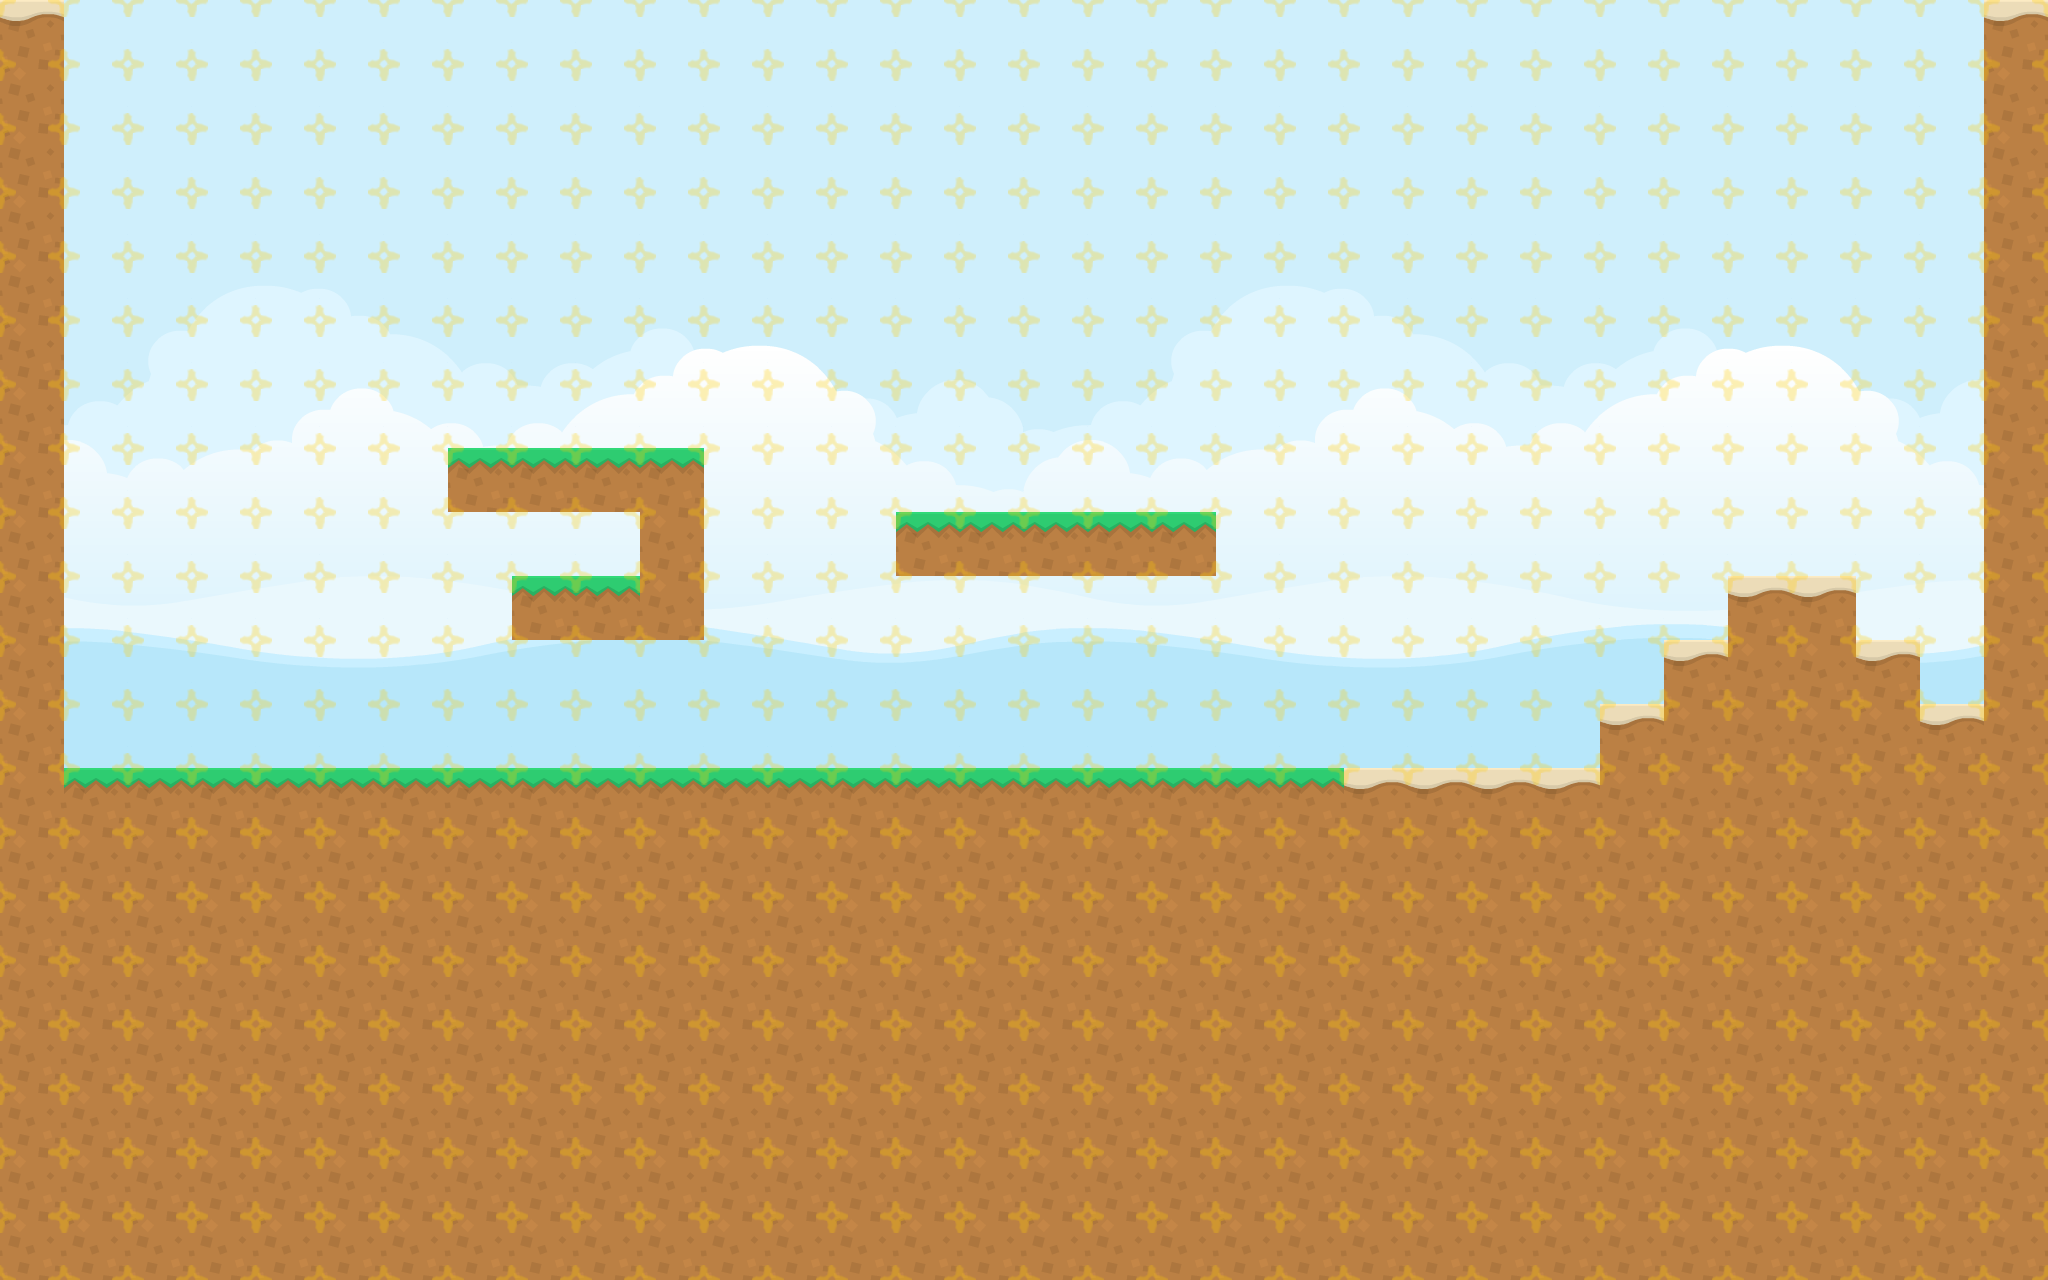

A 2D game scene composited from a Tiled map and its tileset images. What follows is a short description and the map's XML, with every tile layer's data as written:
An orthogonal 32x20 tile map with 64x64 px tiles, 2 tile layers (Terrain Layer, Outline Layer), 4 image layers.

<map version="1.9" tiledversion="1.9.2" orientation="orthogonal" renderorder="right-down" width="32" height="20" tilewidth="64" tileheight="64" infinite="0" nextlayerid="12" nextobjectid="1">
 <tileset firstgid="1" source="../content/BalloonBuddyTiles.tsx" />
 <group id="11" name="Background">
  <imagelayer id="5" name="BackgroundUpper1" locked="1" tintcolor="#ffffff" offsetx="0" offsety="-500">
   <image source="../content/backgroundEmpty.png" width="1024" height="1024" />
  </imagelayer>
  <imagelayer id="3" name="Background1" locked="1" tintcolor="#ffffff">
   <image source="../content/backgroundEmpty.png" width="1024" height="1024" />
  </imagelayer>
  <imagelayer id="10" name="BackgroundUpper2" locked="1" tintcolor="#ffffff" offsetx="1023.5" offsety="-500">
   <image source="../content/backgroundEmpty.png" width="1024" height="1024" />
  </imagelayer>
  <imagelayer id="8" name="Background2" locked="1" tintcolor="#ffffff" offsetx="1023.5" offsety="0">
   <image source="../content/backgroundEmpty.png" width="1024" height="1024" />
  </imagelayer>
 </group>
 <layer id="1" name="Terrain Layer" width="32" height="20">
  <data encoding="csv">
4,0,0,0,0,0,0,0,0,0,0,0,0,0,0,0,0,0,0,0,0,0,0,0,0,0,0,0,0,0,0,4,
7,0,0,0,0,0,0,0,0,0,0,0,0,0,0,0,0,0,0,0,0,0,0,0,0,0,0,0,0,0,0,7,
7,0,0,0,0,0,0,0,0,0,0,0,0,0,0,0,0,0,0,0,0,0,0,0,0,0,0,0,0,0,0,7,
7,0,0,0,0,0,0,0,0,0,0,0,0,0,0,0,0,0,0,0,0,0,0,0,0,0,0,0,0,0,0,7,
7,0,0,0,0,0,0,0,0,0,0,0,0,0,0,0,0,0,0,0,0,0,0,0,0,0,0,0,0,0,0,7,
7,0,0,0,0,0,0,0,0,0,0,0,0,0,0,0,0,0,0,0,0,0,0,0,0,0,0,0,0,0,0,7,
7,0,0,0,0,0,0,0,0,0,0,0,0,0,0,0,0,0,0,0,0,0,0,0,0,0,0,0,0,0,0,7,
7,0,0,0,0,0,0,3,3,3,3,0,0,0,0,0,0,0,0,0,0,0,0,0,0,0,0,0,0,0,0,7,
7,0,0,0,0,0,0,0,0,0,7,0,0,0,3,3,3,3,3,0,0,0,0,0,0,0,0,0,0,0,0,7,
7,0,0,0,0,0,0,0,3,3,7,0,0,0,0,0,0,0,0,0,0,0,0,0,0,0,0,4,4,0,0,7,
7,0,0,0,0,0,0,0,0,0,0,0,0,0,0,0,0,0,0,0,0,0,0,0,0,0,4,7,7,4,0,7,
7,0,0,0,0,0,0,0,0,0,0,0,0,0,0,0,0,0,0,0,0,0,0,0,0,4,7,7,7,7,4,7,
7,3,3,3,3,3,3,3,3,3,3,3,3,3,3,3,3,3,3,3,3,4,4,4,4,7,7,7,7,7,7,7,
7,7,7,7,7,7,7,7,7,7,7,7,7,7,7,7,7,7,7,7,7,7,7,7,7,7,7,7,7,7,7,7,
7,7,7,7,7,7,7,7,7,7,7,7,7,7,7,7,7,7,7,7,7,7,7,7,7,7,7,7,7,7,7,7,
7,7,7,7,7,7,7,7,7,7,7,7,7,7,7,7,7,7,7,7,7,7,7,7,7,7,7,7,7,7,7,7,
7,7,7,7,7,7,7,7,7,7,7,7,7,7,7,7,7,7,7,7,7,7,7,7,7,7,7,7,7,7,7,7,
7,7,7,7,7,7,7,7,7,7,7,7,7,7,7,7,7,7,7,7,7,7,7,7,7,7,7,7,7,7,7,7,
7,7,7,7,7,7,7,7,7,7,7,7,7,7,7,7,7,7,7,7,7,7,7,7,7,7,7,7,7,7,7,7,
7,7,7,7,7,7,7,7,7,7,7,7,7,7,7,7,7,7,7,7,7,7,7,7,7,7,7,7,7,7,7,7
</data>
 </layer>
 <layer id="2" name="Outline Layer" width="32" height="20" locked="1" opacity="0.5">
  <data encoding="csv">
5,5,5,5,5,5,5,5,5,5,5,5,5,5,5,5,5,5,5,5,5,5,5,5,5,5,5,5,5,5,5,5,
5,5,5,5,5,5,5,5,5,5,5,5,5,5,5,5,5,5,5,5,5,5,5,5,5,5,5,5,5,5,5,5,
5,5,5,5,5,5,5,5,5,5,5,5,5,5,5,5,5,5,5,5,5,5,5,5,5,5,5,5,5,5,5,5,
5,5,5,5,5,5,5,5,5,5,5,5,5,5,5,5,5,5,5,5,5,5,5,5,5,5,5,5,5,5,5,5,
5,5,5,5,5,5,5,5,5,5,5,5,5,5,5,5,5,5,5,5,5,5,5,5,5,5,5,5,5,5,5,5,
5,5,5,5,5,5,5,5,5,5,5,5,5,5,5,5,5,5,5,5,5,5,5,5,5,5,5,5,5,5,5,5,
5,5,5,5,5,5,5,5,5,5,5,5,5,5,5,5,5,5,5,5,5,5,5,5,5,5,5,5,5,5,5,5,
5,5,5,5,5,5,5,5,5,5,5,5,5,5,5,5,5,5,5,5,5,5,5,5,5,5,5,5,5,5,5,5,
5,5,5,5,5,5,5,5,5,5,5,5,5,5,5,5,5,5,5,5,5,5,5,5,5,5,5,5,5,5,5,5,
5,5,5,5,5,5,5,5,5,5,5,5,5,5,5,5,5,5,5,5,5,5,5,5,5,5,5,5,5,5,5,5,
5,5,5,5,5,5,5,5,5,5,5,5,5,5,5,5,5,5,5,5,5,5,5,5,5,5,5,5,5,5,5,5,
5,5,5,5,5,5,5,5,5,5,5,5,5,5,5,5,5,5,5,5,5,5,5,5,5,5,5,5,5,5,5,5,
5,5,5,5,5,5,5,5,5,5,5,5,5,5,5,5,5,5,5,5,5,5,5,5,5,5,5,5,5,5,5,5,
5,5,5,5,5,5,5,5,5,5,5,5,5,5,5,5,5,5,5,5,5,5,5,5,5,5,5,5,5,5,5,5,
5,5,5,5,5,5,5,5,5,5,5,5,5,5,5,5,5,5,5,5,5,5,5,5,5,5,5,5,5,5,5,5,
5,5,5,5,5,5,5,5,5,5,5,5,5,5,5,5,5,5,5,5,5,5,5,5,5,5,5,5,5,5,5,5,
5,5,5,5,5,5,5,5,5,5,5,5,5,5,5,5,5,5,5,5,5,5,5,5,5,5,5,5,5,5,5,5,
5,5,5,5,5,5,5,5,5,5,5,5,5,5,5,5,5,5,5,5,5,5,5,5,5,5,5,5,5,5,5,5,
5,5,5,5,5,5,5,5,5,5,5,5,5,5,5,5,5,5,5,5,5,5,5,5,5,5,5,5,5,5,5,5,
5,5,5,5,5,5,5,5,5,5,5,5,5,5,5,5,5,5,5,5,5,5,5,5,5,5,5,5,5,5,5,5
</data>
 </layer>
</map>
